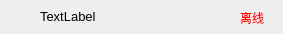
<?xml version="1.0" encoding="UTF-8"?>
<ui version="4.0">
 <class>friendItem</class>
 <widget class="QWidget" name="friendItem">
  <property name="geometry">
   <rect>
    <x>0</x>
    <y>0</y>
    <width>283</width>
    <height>34</height>
   </rect>
  </property>
  <property name="windowTitle">
   <string>Form</string>
  </property>
  <widget class="QLabel" name="userIcon">
   <property name="geometry">
    <rect>
     <x>0</x>
     <y>0</y>
     <width>31</width>
     <height>31</height>
    </rect>
   </property>
   <property name="text">
    <string/>
   </property>
   <property name="pixmap">
    <pixmap resource="resources.qrc">:/userIcon.png</pixmap>
   </property>
   <property name="scaledContents">
    <bool>true</bool>
   </property>
  </widget>
  <widget class="QLabel" name="userIdLable">
   <property name="geometry">
    <rect>
     <x>40</x>
     <y>6</y>
     <width>121</width>
     <height>21</height>
    </rect>
   </property>
   <property name="text">
    <string>&lt;html&gt;&lt;head/&gt;&lt;body&gt;&lt;p&gt;&lt;span style=&quot; font-size:10pt;&quot;&gt;TextLabel&lt;/span&gt;&lt;/p&gt;&lt;/body&gt;&lt;/html&gt;</string>
   </property>
  </widget>
  <widget class="QLabel" name="statusLabel">
   <property name="geometry">
    <rect>
     <x>240</x>
     <y>9</y>
     <width>31</width>
     <height>16</height>
    </rect>
   </property>
   <property name="text">
    <string>&lt;html&gt;&lt;head/&gt;&lt;body&gt;&lt;p&gt;&lt;span style=&quot; color:#ff0000;&quot;&gt;离线&lt;/span&gt;&lt;/p&gt;&lt;/body&gt;&lt;/html&gt;</string>
   </property>
  </widget>
 </widget>
 <resources>
  <include location="resources.qrc"/>
 </resources>
 <connections/>
</ui>
